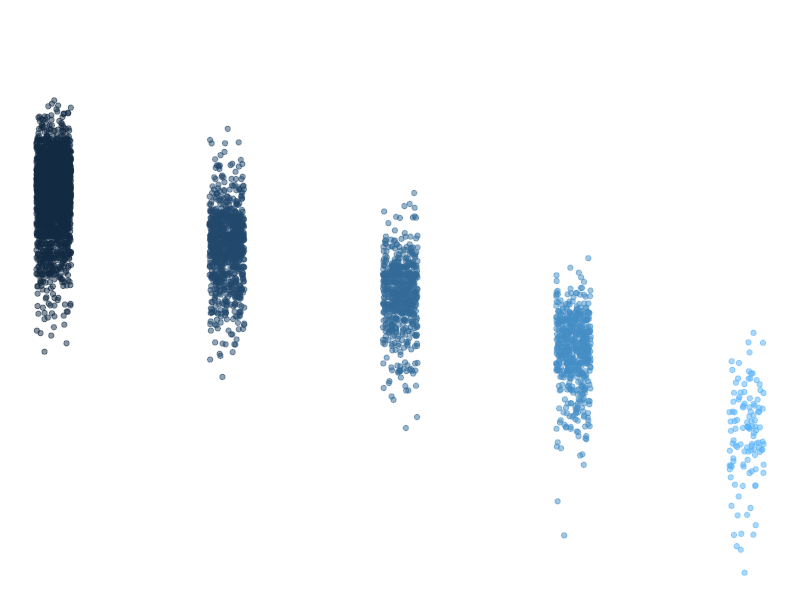

R code for this plot:
## ---- chunk 1
knitr::opts_chunk$set(echo = TRUE)
library(tidyverse)
## ---- chunk 2
summary(storms)
## ---- chunk 3
names(storms)
## ---- chunk 4
ggplot(data = storms, aes(x = category, y = pressure)) +
  geom_jitter(width = 0.1, 
              alpha = 0.5,
              aes(color = category),
              show.legend = FALSE) +
  labs(x = "Storm Category", 
       y = "Air pressure at storm center (millibars)"
       ) +
  theme_void()
